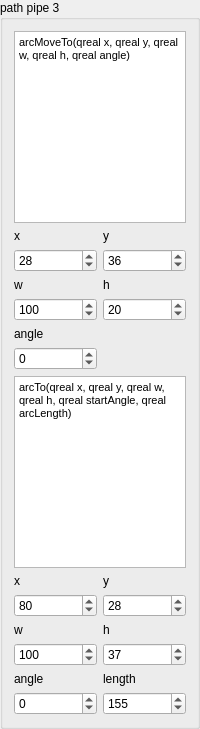
                  <widget class="QGroupBox" name="groupBox_11">
                   <property name="sizePolicy">
                    <sizepolicy hsizetype="Expanding" vsizetype="Expanding">
                     <horstretch>0</horstretch>
                     <verstretch>0</verstretch>
                    </sizepolicy>
                   </property>
                   <property name="maximumSize">
                    <size>
                     <width>200</width>
                     <height>16777215</height>
                    </size>
                   </property>
                   <property name="title">
                    <string>path pipe 3</string>
                   </property>
                   <layout class="QGridLayout" name="gridLayout_27">
                    <item row="5" column="0">
                     <widget class="QLabel" name="label_86">
                      <property name="text">
                       <string>angle</string>
                      </property>
                     </widget>
                    </item>
                    <item row="11" column="0">
                     <widget class="QDoubleSpinBox" name="doubleSpinBox_p32w">
                      <property name="decimals">
                       <number>0</number>
                      </property>
                      <property name="minimum">
                       <double>-500.000000000000000</double>
                      </property>
                      <property name="maximum">
                       <double>500.000000000000000</double>
                      </property>
                      <property name="value">
                       <double>100.000000000000000</double>
                      </property>
                     </widget>
                    </item>
                    <item row="4" column="1">
                     <widget class="QDoubleSpinBox" name="doubleSpinBox_p3_h">
                      <property name="decimals">
                       <number>0</number>
                      </property>
                      <property name="minimum">
                       <double>-500.000000000000000</double>
                      </property>
                      <property name="maximum">
                       <double>500.000000000000000</double>
                      </property>
                      <property name="value">
                       <double>20.000000000000000</double>
                      </property>
                     </widget>
                    </item>
                    <item row="10" column="1">
                     <widget class="QLabel" name="label_80">
                      <property name="text">
                       <string>h</string>
                      </property>
                     </widget>
                    </item>
                    <item row="10" column="0">
                     <widget class="QLabel" name="label_79">
                      <property name="text">
                       <string>w</string>
                      </property>
                     </widget>
                    </item>
                    <item row="11" column="1">
                     <widget class="QDoubleSpinBox" name="doubleSpinBox_p32h">
                      <property name="decimals">
                       <number>0</number>
                      </property>
                      <property name="minimum">
                       <double>-500.000000000000000</double>
                      </property>
                      <property name="maximum">
                       <double>500.000000000000000</double>
                      </property>
                      <property name="value">
                       <double>37.000000000000000</double>
                      </property>
                     </widget>
                    </item>
                    <item row="13" column="0">
                     <widget class="QDoubleSpinBox" name="doubleSpinBox_p32a">
                      <property name="decimals">
                       <number>0</number>
                      </property>
                      <property name="minimum">
                       <double>-500.000000000000000</double>
                      </property>
                      <property name="maximum">
                       <double>500.000000000000000</double>
                      </property>
                     </widget>
                    </item>
                    <item row="7" column="0" colspan="2">
                     <widget class="QTextEdit" name="textEdit_9">
                      <property name="html">
                       <string>&lt;!DOCTYPE HTML PUBLIC &quot;-//W3C//DTD HTML 4.0//EN&quot; &quot;http://www.w3.org/TR/REC-html40/strict.dtd&quot;&gt;
&lt;html&gt;&lt;head&gt;&lt;meta name=&quot;qrichtext&quot; content=&quot;1&quot; /&gt;&lt;style type=&quot;text/css&quot;&gt;
p, li { white-space: pre-wrap; }
&lt;/style&gt;&lt;/head&gt;&lt;body style=&quot; font-family:'MS Shell Dlg 2'; font-size:8.25pt; font-weight:400; font-style:normal;&quot;&gt;
&lt;p style=&quot; margin-top:0px; margin-bottom:0px; margin-left:0px; margin-right:0px; -qt-block-indent:0; text-indent:0px;&quot;&gt;arcTo(qreal x, qreal y, qreal w, qreal h, qreal startAngle, qreal arcLength)&lt;/p&gt;&lt;/body&gt;&lt;/html&gt;</string>
                      </property>
                     </widget>
                    </item>
                    <item row="0" column="0" colspan="2">
                     <widget class="QTextEdit" name="textEdit_10">
                      <property name="html">
                       <string>&lt;!DOCTYPE HTML PUBLIC &quot;-//W3C//DTD HTML 4.0//EN&quot; &quot;http://www.w3.org/TR/REC-html40/strict.dtd&quot;&gt;
&lt;html&gt;&lt;head&gt;&lt;meta name=&quot;qrichtext&quot; content=&quot;1&quot; /&gt;&lt;style type=&quot;text/css&quot;&gt;
p, li { white-space: pre-wrap; }
&lt;/style&gt;&lt;/head&gt;&lt;body style=&quot; font-family:'MS Shell Dlg 2'; font-size:8.25pt; font-weight:400; font-style:normal;&quot;&gt;
&lt;p style=&quot; margin-top:0px; margin-bottom:0px; margin-left:0px; margin-right:0px; -qt-block-indent:0; text-indent:0px;&quot;&gt;arcMoveTo(qreal x, qreal y, qreal w, qreal h, qreal angle)&lt;/p&gt;&lt;/body&gt;&lt;/html&gt;</string>
                      </property>
                     </widget>
                    </item>
                    <item row="3" column="0">
                     <widget class="QLabel" name="label_84">
                      <property name="text">
                       <string>w</string>
                      </property>
                     </widget>
                    </item>
                    <item row="4" column="0">
                     <widget class="QDoubleSpinBox" name="doubleSpinBox_p3_w">
                      <property name="decimals">
                       <number>0</number>
                      </property>
                      <property name="minimum">
                       <double>-500.000000000000000</double>
                      </property>
                      <property name="maximum">
                       <double>500.000000000000000</double>
                      </property>
                      <property name="value">
                       <double>100.000000000000000</double>
                      </property>
                     </widget>
                    </item>
                    <item row="6" column="0">
                     <widget class="QDoubleSpinBox" name="doubleSpinBox_p3_a">
                      <property name="decimals">
                       <number>0</number>
                      </property>
                      <property name="minimum">
                       <double>-500.000000000000000</double>
                      </property>
                      <property name="maximum">
                       <double>500.000000000000000</double>
                      </property>
                     </widget>
                    </item>
                    <item row="3" column="1">
                     <widget class="QLabel" name="label_85">
                      <property name="text">
                       <string>h</string>
                      </property>
                     </widget>
                    </item>
                    <item row="1" column="0">
                     <widget class="QLabel" name="label_76">
                      <property name="text">
                       <string>x</string>
                      </property>
                     </widget>
                    </item>
                    <item row="2" column="0">
                     <widget class="QDoubleSpinBox" name="doubleSpinBox_p3_x">
                      <property name="decimals">
                       <number>0</number>
                      </property>
                      <property name="minimum">
                       <double>-500.000000000000000</double>
                      </property>
                      <property name="maximum">
                       <double>500.000000000000000</double>
                      </property>
                      <property name="value">
                       <double>28.000000000000000</double>
                      </property>
                     </widget>
                    </item>
                    <item row="9" column="1">
                     <widget class="QDoubleSpinBox" name="doubleSpinBox_p32y">
                      <property name="decimals">
                       <number>0</number>
                      </property>
                      <property name="minimum">
                       <double>-500.000000000000000</double>
                      </property>
                      <property name="maximum">
                       <double>500.000000000000000</double>
                      </property>
                      <property name="value">
                       <double>28.000000000000000</double>
                      </property>
                     </widget>
                    </item>
                    <item row="8" column="0">
                     <widget class="QLabel" name="label_77">
                      <property name="text">
                       <string>x</string>
                      </property>
                     </widget>
                    </item>
                    <item row="9" column="0">
                     <widget class="QDoubleSpinBox" name="doubleSpinBox_p32x">
                      <property name="decimals">
                       <number>0</number>
                      </property>
                      <property name="minimum">
                       <double>-500.000000000000000</double>
                      </property>
                      <property name="maximum">
                       <double>500.000000000000000</double>
                      </property>
                      <property name="value">
                       <double>80.000000000000000</double>
                      </property>
                     </widget>
                    </item>
                    <item row="8" column="1">
                     <widget class="QLabel" name="label_78">
                      <property name="text">
                       <string>y</string>
                      </property>
                     </widget>
                    </item>
                    <item row="1" column="1">
                     <widget class="QLabel" name="label_83">
                      <property name="text">
                       <string>y</string>
                      </property>
                     </widget>
                    </item>
                    <item row="2" column="1">
                     <widget class="QDoubleSpinBox" name="doubleSpinBox_p3_y">
                      <property name="decimals">
                       <number>0</number>
                      </property>
                      <property name="minimum">
                       <double>-500.000000000000000</double>
                      </property>
                      <property name="maximum">
                       <double>500.000000000000000</double>
                      </property>
                      <property name="value">
                       <double>36.000000000000000</double>
                      </property>
                     </widget>
                    </item>
                    <item row="12" column="0">
                     <widget class="QLabel" name="label_81">
                      <property name="text">
                       <string>angle</string>
                      </property>
                     </widget>
                    </item>
                    <item row="13" column="1">
                     <widget class="QDoubleSpinBox" name="doubleSpinBox_p32l">
                      <property name="decimals">
                       <number>0</number>
                      </property>
                      <property name="minimum">
                       <double>-500.000000000000000</double>
                      </property>
                      <property name="maximum">
                       <double>500.000000000000000</double>
                      </property>
                      <property name="value">
                       <double>155.000000000000000</double>
                      </property>
                     </widget>
                    </item>
                    <item row="12" column="1">
                     <widget class="QLabel" name="label_82">
                      <property name="text">
                       <string>length</string>
                      </property>
                     </widget>
                    </item>
                   </layout>
                  </widget>
